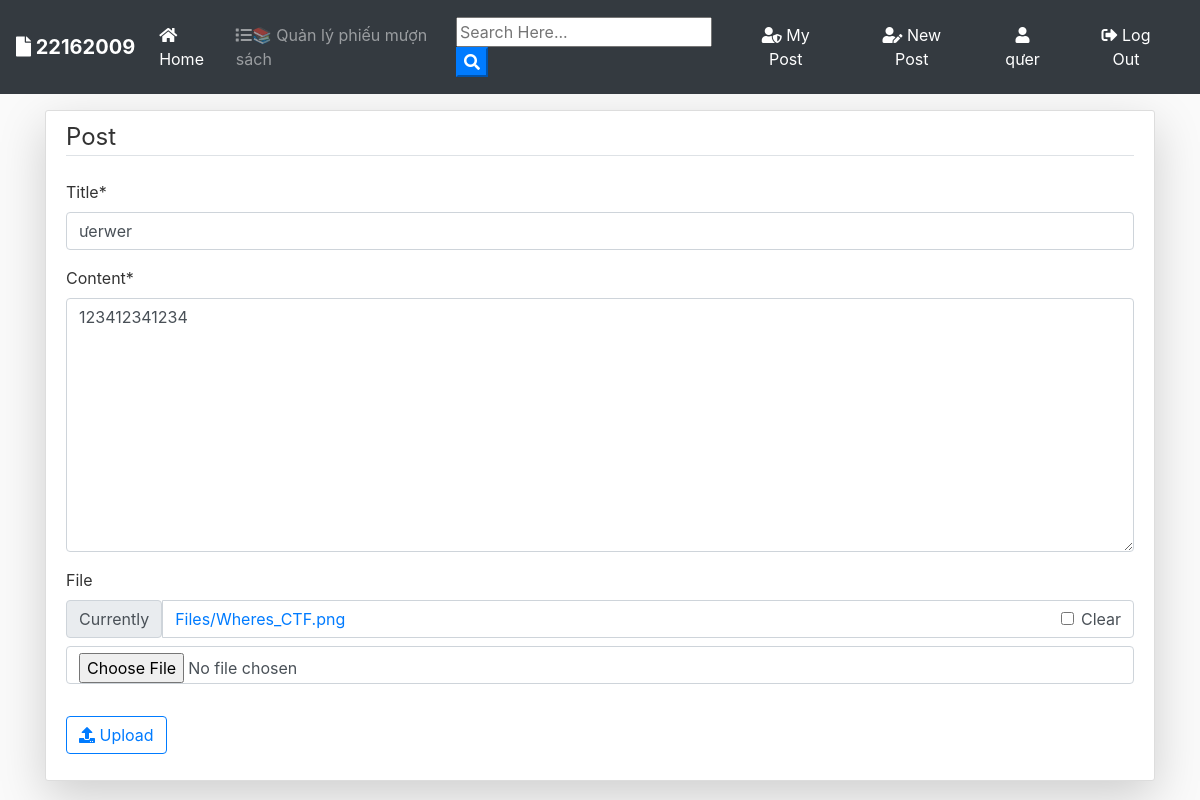
Screenshot of /post/6/update/ (signed in) with the database file from the repository.
### users/models.py (models this page shows, shortened)
class CustomUser(AbstractUser):
    role = models.ForeignKey(Role, on_delete=models.SET_NULL, null=True)
    def __str__(self):
        return self.username
    def default_role():
        return Role.objects.get_or_create(name='Normal')[0]
    """ Mô hình người dùng tùy chỉnh """
    email = models.EmailField(unique=True)
    phone_number = models.CharField(max_length=15, unique=True, null=True, blank=True)  # Cho phép trống
    objects = CustomUserManager()  # Sử dụng CustomUserManager
    role = models.ForeignKey(Role, on_delete=models.SET_NULL, null=True, blank=True, default=default_role)

### blog/models.py (models this page shows, shortened)
class Post(models.Model):
	title = models.CharField(max_length=200)
	file = models.FileField(null=True,blank=True,upload_to='Files')
	content = models.TextField()
	date_posted = models.DateTimeField(default=timezone.now)
	author = models.ForeignKey(settings.AUTH_USER_MODEL, on_delete=models.CASCADE)

### blog/views.py (the view, shortened to what this page needs)
# urls.py: path('post/<int:pk>/update/', PostUpdateView.as_view(), name='post-update'),
class PostUpdateView(LoginRequiredMixin, UserPassesTestMixin, UpdateView):
    model = Post
    template_name = 'blog/post_form.html'
    fields = ['title', 'content', 'file']
    def test_func(self):
        post = self.get_object()
        if self.request.user == post.author or self.request.user.groups.filter(name='Admin').exists():
            return True
        return False

### blog/templates/blog/post_form.html (shortened to what this page needs)
{% extends "blog/base.html" %}
{% load crispy_forms_tags %}
{% block content %}
    <div class="content-section pt-2 mt-3 shadow-lg"  >
          <form action="" method="POST" enctype="multipart/form-data">
              <fieldset class="form-group">
                    <legend class="border-bottom mb-4">
                        Post
                    </legend>
                    {{ form|crispy }}
              </fieldset>
              <div class="form-group">
                  <button class="btn btn-outline-primary" type="submit"><i class="fas fa-upload"></i> Upload</button>
              </div>
          </form>
      </div>
{% endblock content %}

### blog/templates/blog/base.html (shortened to what this page needs)
{% load static %}
<!doctype html>
<html lang="en">
  <head>
    <link rel="stylesheet" href="https://stackpath.bootstrapcdn.com/bootstrap/4.3.1/css/bootstrap.min.css">
    <link rel="stylesheet" href="https://use.fontawesome.com/releases/v5.8.1/css/all.css" >
    <link rel="stylesheet" href="{% static 'blog/test.css' %}">
</head>
  <body>
        <nav class="navbar navbar-expand-lg navbar-dark bg-dark">
                <a class="navbar-brand font-weight-bold" href="{% url 'blog-home' %}"><i class="fas fa-file"></i> 22162009</a>
                <div class="collapse navbar-collapse" id="navbarSupportedContent">
                  <ul class="navbar-nav mr-auto">
                    <li class="nav-item active">
                      <a class="nav-link" href="{% url 'blog-home' %}"><i class="fas fa-home"></i> Home <span class="sr-only">(current)</span></a>
                    </li>
                  </ul>
                  <ul class="navbar-nav mr-auto">
                    {% if user.is_authenticated and user.role.name in 'Staff,Teacher,Librarian' %}
                      <li class="nav-item"><a class="nav-link" href="{% url 'borrow_slip_list' %}"><i class="fas fa-list"></i>📚 Quản lý phiếu mượn sách</a></li>
                    {% endif %}
                  </ul>
                  <form id="searchform_blog" action="{% url 'search' %}" method="get">
                    <input type="text" name="q_blog" type="text" value="{{ request.GET.q }}" placeholder="Search Here..." />
                    <button type="button" onclick="searchform_blog.submit()" class=" text-white my-color btn-primary"><i class="fa fa-search"></i></button>
                  </form>
                    {% if user.is_authenticated %}
                    <a href="{% url 'user-posts' user %}" class="btn text-white m-2"><i class="fas fa-user-shield"></i> My Post</a>
                    <a href="{% url 'post-create' %} " class="btn text-white m-2"><i class="fas fa-user-edit"></i> New Post</a>
                    <a href="{% url 'profile' %} " class="btn text-white m-2"><i class="fas fa-user"></i> {{ user.username }}</a>
                    <a href="{% url 'login' %} " class="btn text-white m-2"><i class="fas fa-sign-out-alt"></i> Log Out</a>
                    {% else %}
                    <a href="{% url 'login' %} " class="btn text-white m-2"><i class="fas fa-user-tie"></i> Log In</a>
                    <a href="{% url 'register' %} " class="btn text-white m-2"> <i class="fas fa-sign-in-alt"></i> Sign Up</a>
                    {% endif %}
                </div>
              </nav>
      <div class="container my-bg">
    {% block content %}
    {% endblock  %}
</div>
  </body>
</html>

### blog/static/blog/test.css (style rules this page uses)
body { background: #fafafa; color: #333333; margin-top: 0; }
ul { margin: 0; }
.content-section { background: #ffffff; padding: 10px 20px; border: 1px solid #dddddd; border-radius: 3px; margin-bottom: 20px; }
.d-flex { display: flex; }

### rows the page displays
CustomUser: username "qưer"
Post: title "ưerwer", content "123412341234"
